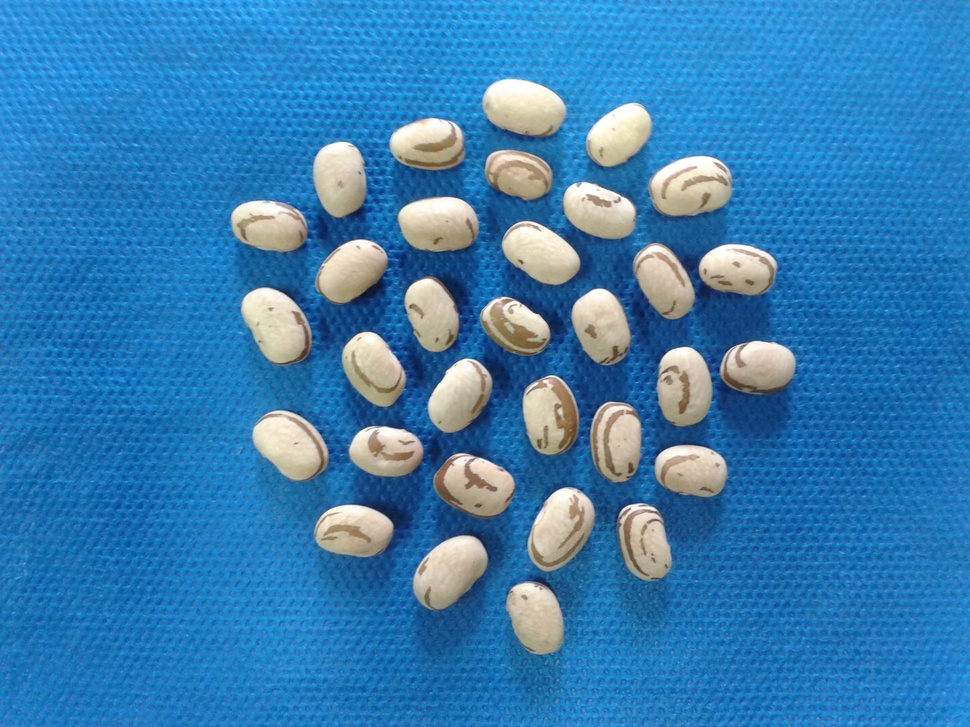
#> input picture Roteiros de Estudo Orientado - REOs/REO 02/AULA_05/feijao.jpg, 970 x 727 px, shrunk from 2048 x 1536 before the run
$ python aula_05_ex_01.py
#> lines starting #> are read from the running program, lines starting #| are printed output that depends on the picture
########################################################################################################################
# Lavras - MG
# 02/08/2020
# Universidade Federal de Lavras - UFLA
# Departamento de Biologia
# Programa de Pós Graduação em Genética e Melhoramento de Plantas
# Disciplina: Visão Computacional No Melhoramento de Plantas
# Docente: Vinícius Quintão Carneiro
# E-mail: vinicius.carneiro@ufla.br
# GITHUB: vqcarneiro - https://github.com/VQCarneiro
########################################################################################################################
# PROCEDIMENTO: Filtro média
# https://opencv-python-tutroals.readthedocs.io/en/latest/py_tutorials/py_imgproc/py_filtering/py_filtering.html
########################################################################################################################
# Importar pacotes
import cv2 # Importa o pacote opencv
from matplotlib import pyplot as plt # Importa o pacote matplotlib
########################################################################################################################
# Leitura da imagem

nome_arquivo = 'feijao.jpg'
img_bgr = cv2.imread(nome_arquivo,1)
#> img_bgr is the input picture: shape (727, 970, 3); mean B, G, R 178.7, 126.2, 55.7
img_rgb = cv2.cvtColor(img_bgr,cv2.COLOR_BGR2RGB)

########################################################################################################################
# Filtros
# Média
img_fm_1 = cv2.blur(img_rgb,(11,11))
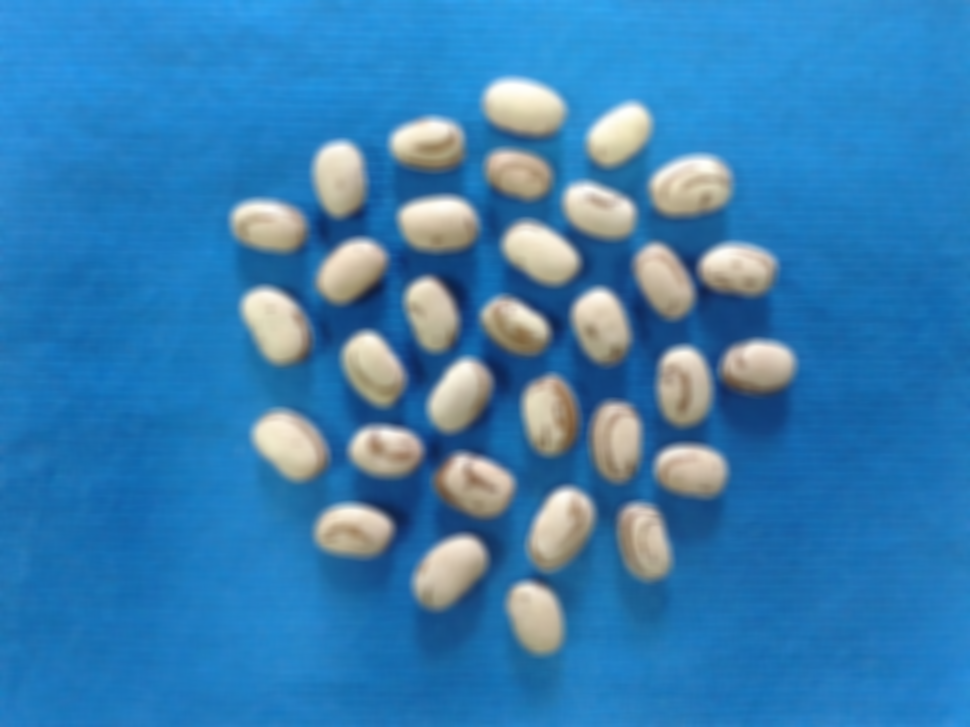
#> img_fm_1: shape (727, 970, 3); mean R, G, B 55.7, 126.2, 178.7

img_fm_2 = cv2.blur(img_rgb,(21,21))
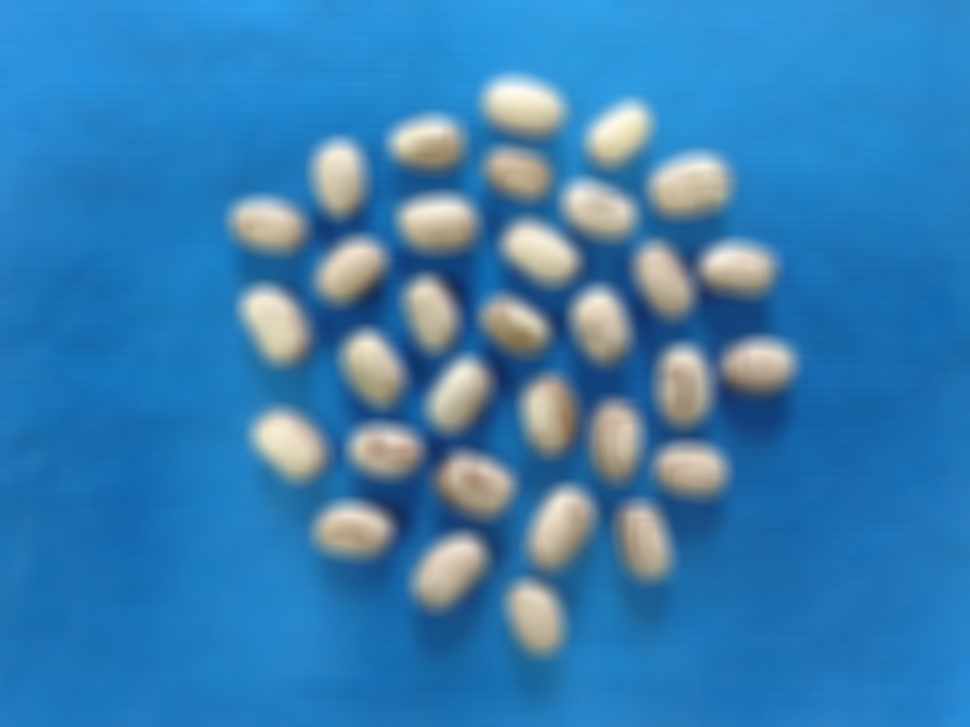
#> img_fm_2: shape (727, 970, 3); mean R, G, B 55.7, 126.2, 178.7

img_fm_3 = cv2.blur(img_rgb,(31,31))
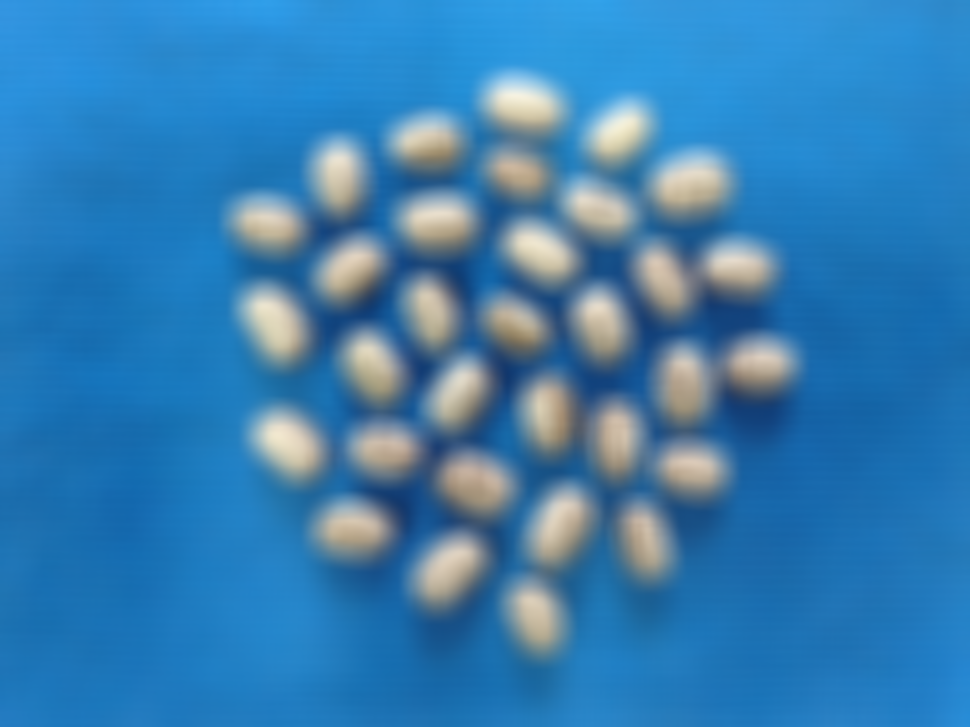
#> img_fm_3: shape (727, 970, 3); mean R, G, B 55.7, 126.2, 178.7

########################################################################################################################
# Apresentar imagens no matplotlib
plt.figure('Filtros')
plt.subplot(2,2,1)
plt.imshow(img_rgb)
plt.xticks([]) # Eliminar o eixo X
plt.yticks([]) # Eliminar o eixo Y
plt.title("ORIGINAL")

plt.subplot(2,2,2)
plt.imshow(img_fm_1)
plt.xticks([]) # Eliminar o eixo X
plt.yticks([]) # Eliminar o eixo Y
plt.title("11x11")

plt.subplot(2,2,3)
plt.imshow(img_fm_2)
plt.xticks([]) # Eliminar o eixo X
plt.yticks([]) # Eliminar o eixo Y
plt.title("21x21")

plt.subplot(2,2,4)
plt.imshow(img_fm_3)
plt.xticks([]) # Eliminar o eixo X
plt.yticks([]) # Eliminar o eixo Y
plt.title("31x31")

plt.show()
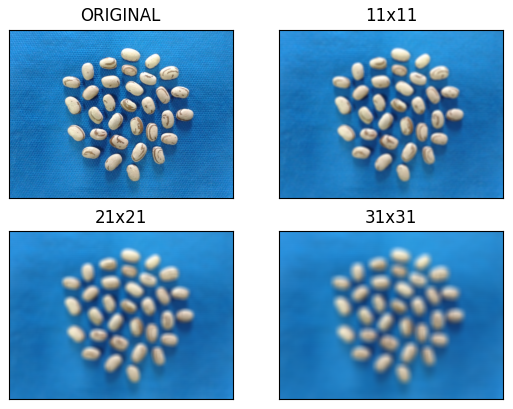
#> figure drawn by matplotlib, 4 panels
########################################################################################################################
